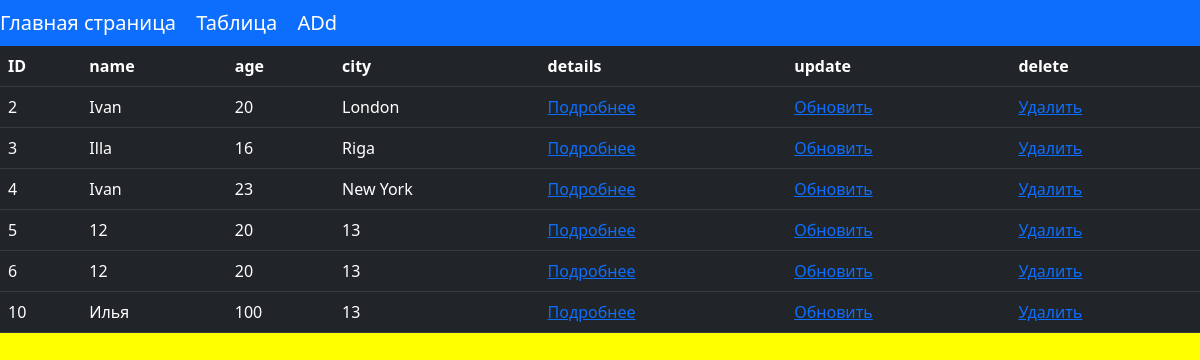
The page /list-people/ on the database its author committed.
### people/models.py (models this page shows)
class People(models.Model):
    name = models.CharField(max_length=15)
    age = models.IntegerField()
    city = models.CharField(max_length=15)
    salary = models.IntegerField()
    business = models.BooleanField()

### people/views.py (the view)
# urls.py: path('list-people/', ListPeopleView.as_view(), name="people-list-link"),
class ListPeopleView(ListView):
    model = People
    template_name = "list-people.html"

### people/Templates/list-people.html
{% extends 'basefile.html' %}
{% block main_content %}
<table class="table">
    <tr class="table-dark">
        <th class="table-dark">ID</th>
        <th class="table-dark">name</th>
        <th class="table-dark">age</th>
        <th class="table-dark">city</th>
        <th>details</th>
        <th>update</th>
        <th>delete</th>
    </tr>
    {%for i in people_list %}
    <tr class="table-dark">
        <td class="table-dark">{{ i.id }}</td>
        <td class="table-dark">{{ i.name }}</td>
        <td class="table-dark">{{ i.age }}</td>
        <td class="table-dark">{{ i.city }}</td>
        <td><a href="{% url 'people-details-link' pk=i.id %}">Подробнее</a></td>
        <td><a href="{% url 'people-update-link' pk=i.id %}">Обновить</a></td>
        <td><a href="{% url 'people-delete-link' pk=i.id %}">Удалить</a></td>
    </tr>
    {% endfor %}
</table>
{% endblock %}

### people/Templates/basefile.html (shortened to what this page needs)
<!DOCTYPE html>
<html lang="en">
<head>
    <link href="https://cdn.jsdelivr.net/npm/bootstrap@5.3.0-alpha1/dist/css/bootstrap.min.css" rel="stylesheet"
>
</head>
<body>
<nav class="navbar navbar-dark bg-primary">
    <ul class="navbar-nav mr-auto">
        <li class="nav-item active">
            <a class="navbar-brand" href="{% url 'home-link' %}">Главная страница</a>
            <a class="navbar-brand" href="{% url 'people-list-link' %}">Таблица</a>
            <a class="navbar-brand" href="{% url 'people-rate-link' %}">ADd</a>
        </li>
    </ul>
</nav>
{% block main_content %}
{% endblock %}
</body>
</html>

### people/Templates/basefile.html (style rules this page uses)
body { background-color: yellow; }

### rows shown on the page
People: id "2", name "Ivan", age "20", city "London"
People: id "3", name "Illa", age "16", city "Riga"
People: id "4", name "Ivan", age "23", city "New York"
People: id "5", name "12", age "20", city "13"
People: id "6", name "12", age "20", city "13"
People: id "10", name "Илья", age "100", city "13"
